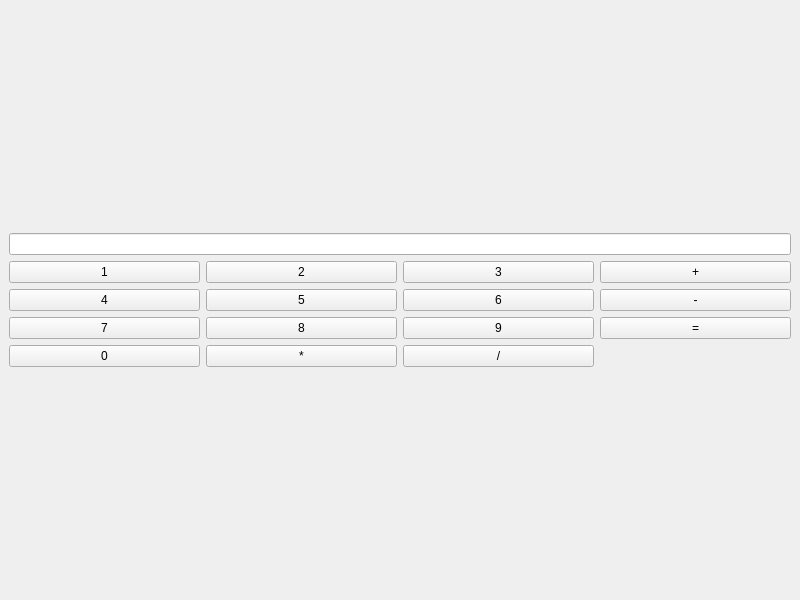
<?xml version="1.0" encoding="UTF-8"?>
<ui version="4.0">
 <class>MainWindow</class>
 <widget class="QMainWindow" name="MainWindow">
  <property name="geometry">
   <rect>
    <x>0</x>
    <y>0</y>
    <width>800</width>
    <height>600</height>
   </rect>
  </property>
  <property name="windowTitle">
   <string>MainWindow</string>
  </property>
  <widget class="QWidget" name="centralwidget">
   <layout class="QVBoxLayout" name="verticalLayout_2">
    <item>
     <layout class="QVBoxLayout" name="verticalLayout">
      <item>
       <widget class="QLineEdit" name="lineEdit"/>
      </item>
      <item>
       <layout class="QGridLayout" name="gridLayout">
        <item row="2" column="1">
         <widget class="QPushButton" name="pushButton_8">
          <property name="text">
           <string>8</string>
          </property>
         </widget>
        </item>
        <item row="1" column="3">
         <widget class="QPushButton" name="pushButton_11">
          <property name="text">
           <string>-</string>
          </property>
         </widget>
        </item>
        <item row="0" column="1">
         <widget class="QPushButton" name="pushButton_2">
          <property name="text">
           <string>2</string>
          </property>
         </widget>
        </item>
        <item row="2" column="2">
         <widget class="QPushButton" name="pushButton_9">
          <property name="text">
           <string>9</string>
          </property>
         </widget>
        </item>
        <item row="1" column="2">
         <widget class="QPushButton" name="pushButton_6">
          <property name="text">
           <string>6</string>
          </property>
         </widget>
        </item>
        <item row="1" column="1">
         <widget class="QPushButton" name="pushButton_5">
          <property name="text">
           <string>5</string>
          </property>
         </widget>
        </item>
        <item row="1" column="0">
         <widget class="QPushButton" name="pushButton_4">
          <property name="text">
           <string>4</string>
          </property>
         </widget>
        </item>
        <item row="2" column="0">
         <widget class="QPushButton" name="pushButton_7">
          <property name="text">
           <string>7</string>
          </property>
         </widget>
        </item>
        <item row="0" column="3">
         <widget class="QPushButton" name="pushButton_10">
          <property name="text">
           <string>+</string>
          </property>
         </widget>
        </item>
        <item row="0" column="0">
         <widget class="QPushButton" name="pushButton">
          <property name="text">
           <string>1</string>
          </property>
         </widget>
        </item>
        <item row="0" column="2">
         <widget class="QPushButton" name="pushButton_3">
          <property name="text">
           <string>3</string>
          </property>
         </widget>
        </item>
        <item row="2" column="3">
         <widget class="QPushButton" name="pushButton_12">
          <property name="text">
           <string>=</string>
          </property>
         </widget>
        </item>
        <item row="3" column="0">
         <widget class="QPushButton" name="pushButton_13">
          <property name="text">
           <string>0</string>
          </property>
         </widget>
        </item>
        <item row="3" column="1">
         <widget class="QPushButton" name="pushButton_14">
          <property name="text">
           <string>*</string>
          </property>
         </widget>
        </item>
        <item row="3" column="2">
         <widget class="QPushButton" name="pushButton_15">
          <property name="text">
           <string>/</string>
          </property>
         </widget>
        </item>
       </layout>
      </item>
     </layout>
    </item>
   </layout>
  </widget>
 </widget>
 <resources/>
 <connections/>
</ui>
